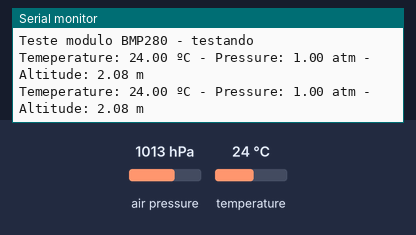
This sketch was run on a simulated Arduino Uno, built with avr-gcc and run on an emulated ATmega328P. Shown: the last lines printed to the serial monitor. The inputs (shaded band) are chosen by the test bench; at power-on: air pressure 1013 hPa, temperature 24 °C.

Above: at 1.2 s.
1.3 s: air pressure set to 952 hPa
At 2.6 s:
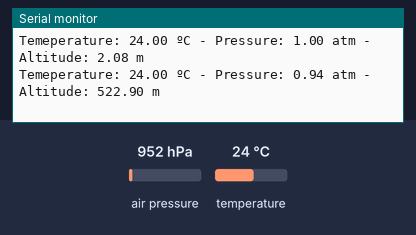
2.8 s: temperature set to 12 °C
At 3.8 s:
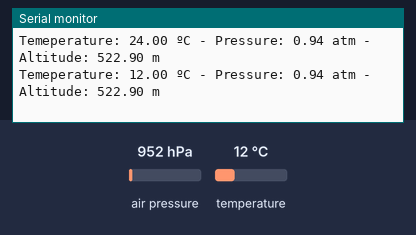
4.3 s: air pressure set to 975 hPa
At 5.7 s:
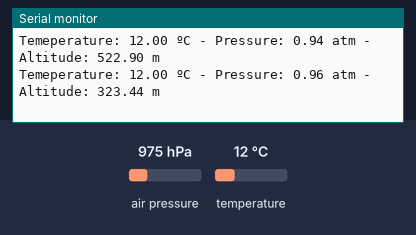
Timing chart, 0 to 7.3 s (numbered marks = the images above; inputs shaded):
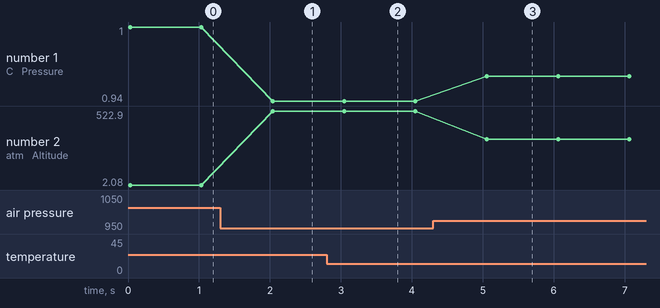

Measured:
- after the input at 1.3 s, the serial monitor: prints a new line after 0.74 s (image 1)
- after the input at 2.8 s, the serial monitor: prints a new line after 0.24 s (image 2)
- after the input at 4.3 s, the serial monitor: prints a new line after 0.76 s (image 3)
- plotted number 1: 1 → 0.94 after the input at 1.3 s, 0.94 → 0.96 after the input at 4.3 s
- plotted number 2: 2.08 → 522.9 after the input at 1.3 s, 522.9 → 323.44 after the input at 4.3 s

The sketch:

Teste_BPM280.ino
```cpp
#include <Wire.h>                     // biblioteca requerida para rodar I2C
#include <SPI.h>                      // biblioteca requerida para rodar I2C
#include <Adafruit_Sensor.h>
#include <Adafruit_BMP280.h>          // biblioteca BMP280

// Objects create
Adafruit_BMP280 sensor;               // cria o objeto sensor

void setup() {
  Serial.begin(9600);
  Serial.print("Teste modulo BMP280");
  sensor.begin();

  // verifica a conexão do sensor
  if (!sensor.begin()) {
    Serial.println("Sensor não encontrado. Verifique as conexoes do circuito!");
    //while (1);
  } else Serial.println(" - testando");
}

void loop() {
  Serial.print("Temeperature: ");
  Serial.print(sensor.readTemperature(), 2);
  Serial.print(" ºC - Pressure: ");
  Serial.print(sensor.readPressure()/101325, 2); // // converte pressão em hPa para atm
  Serial.print(" atm - Altitude: ");
  Serial.print(sensor.readAltitude(1013.25), 2);
  Serial.println(" m");

  delay(1000);
}
```
